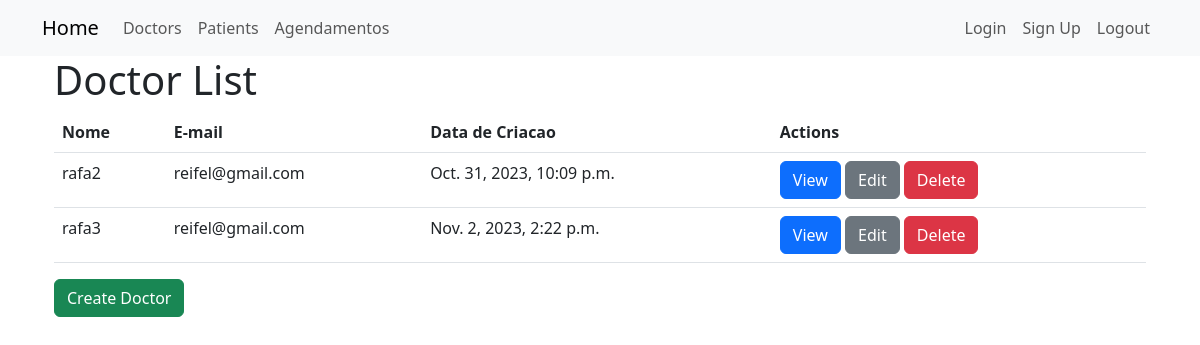
Screenshot of /doctors/ (signed in) with the database file from the repository.
### crud_medicos/models.py (models this page shows, shortened)
class Doctor(models.Model):
    Nome = models.CharField(max_length=255)
    E_mail = models.CharField(max_length=100)
    Senha = models.CharField(max_length=100)
    Data_de_Criacao = models.DateTimeField()
    class Meta:
        app_label = 'crud_medicos'

### crud_medicos/views.py (the view)
# urls.py: path('doctors/', DoctorListView.as_view(), name='doctor_list'),
class DoctorListView(LoginRequiredMixin, ListView): #login required
    model = Doctor
    template_name = 'doctor_list.html'
    context_object_name = 'doctors'
    login_url = '/accounts/login/'

### crud_medicos/templates/doctor_list.html (shortened to what this page needs)
{% extends 'base.html' %}
{% block content %}
<div class="container">
<h1>Doctor List</h1>
<table class="table">
    <thead>
    <tr>
        <th scope="col">Nome</th>
        <th scope="col">E-mail</th>
        <th scope="col">Data de Criacao</th>
        <th scope="col">Actions</th>
    </tr>
    </thead>
    <tbody>
    {% for doctor in doctors %}
    <tr>
        <td>{{ doctor.Nome }}</td>
        <td>{{ doctor.E_mail }}</td>
        <td>{{ doctor.Data_de_Criacao }}</td>
        <td>
        <a href="{% url 'doctor_detail' doctor.pk %}" class="btn btn-primary">View</a>
        <a href="{% url 'doctor_update' doctor.pk %}" class="btn btn-secondary">Edit</a>
        <a href="{% url 'doctor_delete' doctor.pk %}" class="btn btn-danger">Delete</a>
        </td>
    </tr>
    {% endfor %}
    </tbody>
</table>
<a href="{% url 'doctor_create' %}" class="btn btn-success">Create Doctor</a>
</div>
{% endblock %}

### rows the page displays
Doctor: Nome "rafa2", E_mail "reifel@gmail.com", Data_de_Criacao "Oct. 31, 2023, 10:09 p.m."
Doctor: Nome "rafa3", E_mail "reifel@gmail.com", Data_de_Criacao "Nov. 2, 2023, 2:22 p.m."
